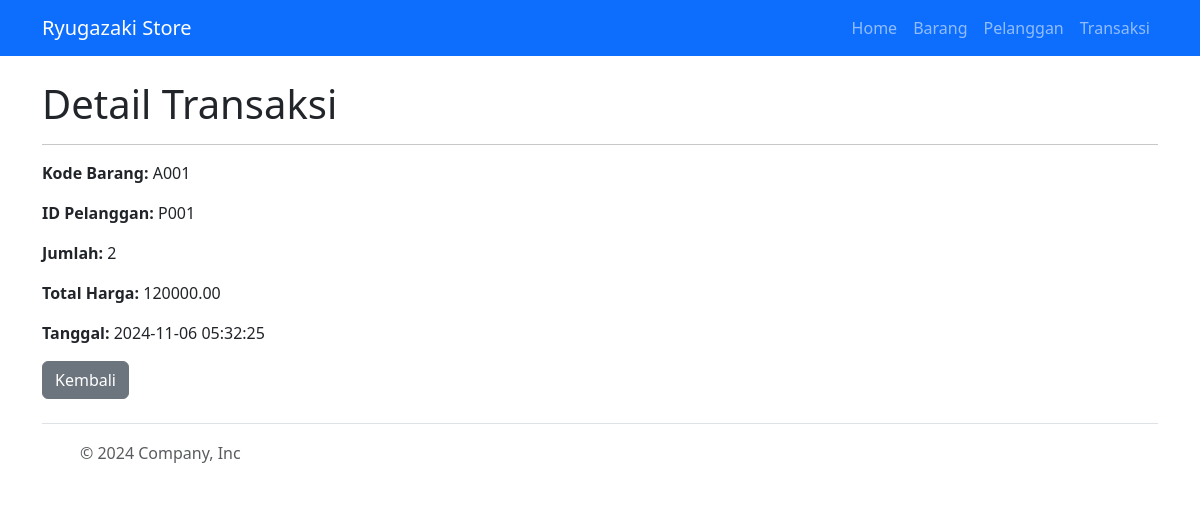
/index.php?page=transaksi&action=detail&id_transaksi=1, run on the app's committed database.
### tables this page shows
CREATE TABLE `transaksi` (
  `Id_Transaksi` int(11) NOT NULL,
  `kode_barang` char(10) DEFAULT NULL,
  `id_pelanggan` char(12) DEFAULT NULL,
  `jumlah` int(11) DEFAULT NULL,
  `total_harga` decimal(10,2) DEFAULT NULL,
  `tanggal` timestamp NULL DEFAULT NULL
);

### app/models/Transaksi.php (called while the page is built, shortened)
<?php
class Transaksi {
    private $db;
    public function __construct($db) {
        $this->db = $db;
    }
    public function getTransaksiById($id_transaksi) {
        $stmt = $this->db->prepare("SELECT * FROM transaksi WHERE id_transaksi = :id_transaksi");
        $stmt->bindParam(':id_transaksi', $id_transaksi);
        $stmt->execute();
        return $stmt->fetch(PDO::FETCH_ASSOC);
    }
}
?>

### app/views/Transaksi/TransaksiDetailView.php (the view, shortened to what this page needs)
<?php include 'app/views/layout/Header.php'; ?>
<!DOCTYPE html>
<html lang="en">
<head>
    <link href="https://cdn.jsdelivr.net/npm/bootstrap@5.3.3/dist/css/bootstrap.min.css" rel="stylesheet">
</head>
<body>
    <div class="container">
        <br><h1>Detail Transaksi</h1><hr>
        <p><strong>Kode Barang:</strong> <?= htmlspecialchars($transaksi['kode_barang']); ?></p>
        <p><strong>ID Pelanggan:</strong> <?= htmlspecialchars($transaksi['id_pelanggan']); ?></p>
        <p><strong>Jumlah:</strong> <?= htmlspecialchars($transaksi['jumlah']); ?></p>
        <p><strong>Total Harga:</strong> <?= htmlspecialchars($transaksi['total_harga']); ?></p>
        <p><strong>Tanggal:</strong> <?= htmlspecialchars($transaksi['tanggal']); ?></p>
        <a href="?page=transaksi&action=index" class="btn btn-secondary">Kembali</a>
    </div>
</body>
</html>
<?php include 'app/views/layout/Footer.php'; ?>

### data on the page
transaksi: kode_barang "A001", id_pelanggan "P001", jumlah "2", total_harga "120000.00", tanggal "2024-11-06 05:32:25"
